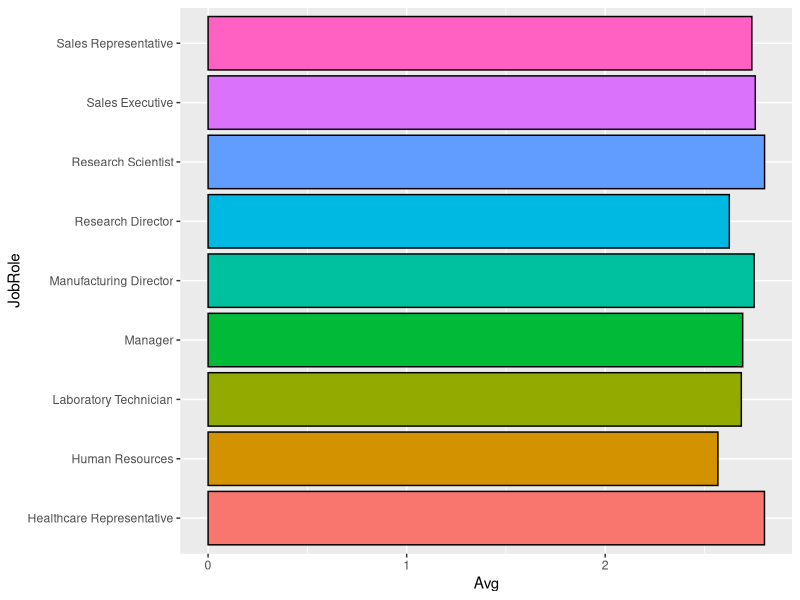
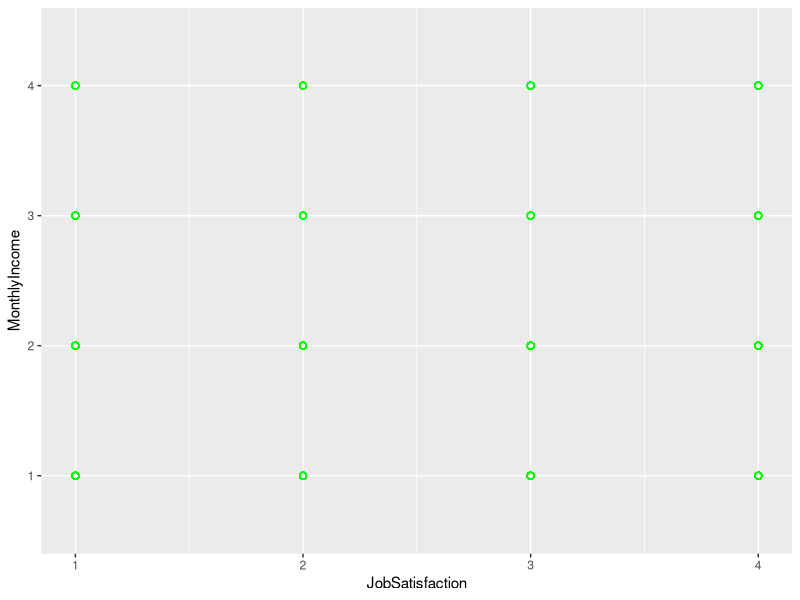

Source code (R) for these figures, in order: (Note: this script raises an error after producing the figures.)
## ---- chunk 1
knitr::opts_chunk$set(echo = TRUE)
library(ggplot2)
library(dplyr)
library(knitr)
library(dplyr)
library(caret)
library(kableExtra)
## ---- chunk 2
# Read in training data
dfTrain <- read.csv("CaseStudy2-data.csv")

# Break numeric vars in categories

## ---- chunk 3
# Percentage of retained/lost employees
kable(table(dfTrain$Attrition) / nrow(dfTrain), 
      col.names=c("Attrition", "Percent")) %>% 
      kable_styling(full_width=F)

# Define variables for analysis
variables <- c("BusinessTravel", "Department", "Education", 
              "EducationField", "EnvironmentSatisfaction",
              "Gender", "JobInvolvement", "JobLevel",
              "JobRole", "JobSatisfaction", "MaritalStatus",
              "OverTime", "PerformanceRating", 
              "RelationshipSatisfaction", "StockOptionLevel", 
              "WorkLifeBalance", "Age", "DailyRate", "DistanceFromHome", 
              "HourlyRate", "MonthlyIncome", "MonthlyRate", 
              "NumCompaniesWorked", "PercentSalaryHike",
              "TotalWorkingYears", "TrainingTimesLastYear", 
              "YearsAtCompany", "YearsInCurrentRole", 
              "YearsSinceLastPromotion", "YearsWithCurrManager")

# Turn numerical values into categorical
dfTrain$Age <- cut(dfTrain$Age, breaks=c(-Inf,30,40,50,Inf),labels=c(1,2,3,4))
dfTrain$DailyRate <- cut(dfTrain$DailyRate, breaks=c(-Inf,500,1000,Inf),labels=c(1,2,3))
dfTrain$DistanceFromHome <- cut(dfTrain$DistanceFromHome, breaks=c(-Inf,10,Inf),labels=c(1,2))
dfTrain$HourlyRate <- cut(dfTrain$HourlyRate, breaks=c(-Inf,65,Inf),labels=c(1,2))
dfTrain$MonthlyIncome <- cut(dfTrain$MonthlyIncome, breaks=c(-Inf,5000,10000,15000,Inf),labels=c(1,2,3,4))
dfTrain$MonthlyRate <- cut(dfTrain$MonthlyRate, breaks=c(-Inf,5000,10000,15000,20000,Inf),labels=c(1,2,3,4,5))
dfTrain$NumCompaniesWorked <- cut(dfTrain$NumCompaniesWorked, breaks=c(-Inf,4,Inf),labels=c(1,2))
dfTrain$PercentSalaryHike <- cut(dfTrain$PercentSalaryHike, breaks=c(-Inf, 13, 17, Inf), labels=c(1, 2, 3))
dfTrain$TotalWorkingYears <- cut(dfTrain$TotalWorkingYears, breaks=c(-Inf, 10, 20, Inf), labels=c(1, 2, 3))
dfTrain$TrainingTimesLastYear <- cut(dfTrain$TrainingTimesLastYear, breaks=c(-Inf, 1, 4, Inf), labels=c(1, 2, 3))
dfTrain$YearsAtCompany <- cut(dfTrain$YearsAtCompany, breaks=c(-Inf, 5, 15, 25, Inf), labels=c(1, 2, 3, 4))
dfTrain$YearsInCurrentRole <- cut(dfTrain$YearsInCurrentRole, breaks=c(-Inf, 5, 10, Inf), labels=c(1, 2, 3))
dfTrain$YearsSinceLastPromotion <- cut(dfTrain$YearsSinceLastPromotion, breaks=c(-Inf, 2, 7, Inf), labels=c(1, 2, 3))
dfTrain$YearsWithCurrManager <- cut(dfTrain$YearsWithCurrManager, breaks=c(-Inf, 5, 10, Inf), labels=c(1, 2, 3))

# TODO make tables look nicer 

# Make relative frequency tables for categorical variables
AbsDiff <- data.frame(Variable=character(), AvgDistance=numeric())
for (var in variables) {
  print(var)
  freqtable <- table(dfTrain[[var]], dfTrain$Attrition)
  count <- plyr::count(dfTrain[[var]])
  RelFreq <- freqtable / count$freq
  print(RelFreq)
  Sum <- sum(abs(RelFreq[,2]-0.1606838))/nrow(RelFreq)
  print(Sum)
  AbsDiff <- rbind(AbsDiff, data.frame(Variable=var, AverageDistance=Sum))
}
print(AbsDiff)
## ---- chunk 4
# Job satisfaction by group
Jobs <- group_by(dfTrain, JobRole) %>% summarise(Avg=mean(JobSatisfaction, na.rm=TRUE))
print(Jobs)
ggplot(data=Jobs, aes(x=JobRole, y=Avg, fill=JobRole)) + geom_bar(stat='identity', colour = 'black') + coord_flip() + theme(legend.position="none") + theme(plot.title = element_text(hjust = 0.5))
## ---- chunk 5
ggplot(dfTrain, aes(x=JobSatisfaction, y=MonthlyIncome)) + 
  geom_point(pch = 21, size = 2, color="green") +
  theme(plot.title = element_text(hjust = 0.5))
## ---- chunk 6
# Read in validation data
dfVal <- read.csv("CaseStudy2Validation.csv")

# I selected Business Travel, JobInvolvement, JobLevel, JobRole, and MAritalStatus because they looked the most different from the attrition percentages of the group as a whole. We can come up with a better justification later?

# Convert wanted factors into integers.
dfTrain$BusinessTravel <- as.integer(dfTrain$BusinessTravel)
dfTrain$JobRole <- as.integer(dfTrain$JobRole)
dfTrain$MaritalStatus <- as.integer(dfTrain$MaritalStatus)
dfVal$MaritalStatus <- as.integer(dfVal$MaritalStatus)
dfVal$JobRole <- as.integer(dfVal$JobRole)
dfVal$BusinessTravel <- as.integer(dfVal$BusinessTravel)

# Generate attrition predictions based on training data
dfPreds <- class::knn(dfTrain[,c(4,15,16,17,21)], dfVal[,c(4,15,16,17,21)], dfTrain$Attrition, k=5)

# Get accuracy of predictions
confusionMatrix(table(dfVal$Attrition, dfPreds))

# Write predictions to csv file
#write.csv(dfPreds, "CaseStudy2Predictions_Ludlow_Rollins.csv")
